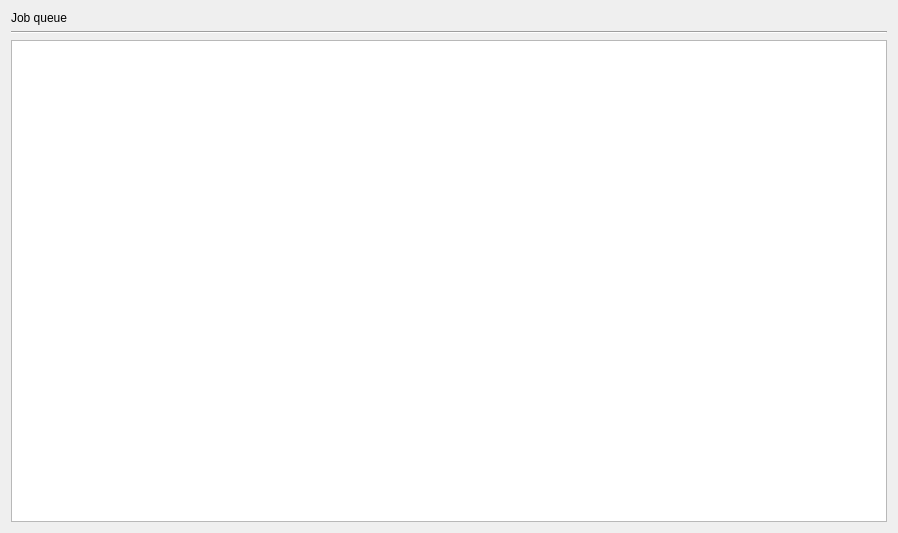
<?xml version="1.0" encoding="UTF-8"?>
<ui version="4.0">
 <class>JobWidget</class>
 <widget class="QWidget" name="JobWidget">
  <property name="geometry">
   <rect>
    <x>0</x>
    <y>0</y>
    <width>898</width>
    <height>533</height>
   </rect>
  </property>
  <property name="windowTitle">
   <string>JobWidget</string>
  </property>
  <layout class="QVBoxLayout" name="verticalLayout">
   <item>
    <widget class="QLabel" name="jobQueueLabel">
     <property name="text">
      <string>Job queue</string>
     </property>
    </widget>
   </item>
   <item>
    <widget class="Line" name="line">
     <property name="orientation">
      <enum>Qt::Horizontal</enum>
     </property>
    </widget>
   </item>
   <item>
    <widget class="QTreeView" name="jobs">
     <property name="contextMenuPolicy">
      <enum>Qt::CustomContextMenu</enum>
     </property>
     <property name="editTriggers">
      <set>QAbstractItemView::NoEditTriggers</set>
     </property>
     <property name="selectionMode">
      <enum>QAbstractItemView::ExtendedSelection</enum>
     </property>
     <property name="selectionBehavior">
      <enum>QAbstractItemView::SelectRows</enum>
     </property>
    </widget>
   </item>
  </layout>
 </widget>
 <layoutdefault spacing="6" margin="11"/>
 <resources/>
 <connections>
  <connection>
   <sender>jobs</sender>
   <signal>customContextMenuRequested(QPoint)</signal>
   <receiver>JobWidget</receiver>
   <slot>onContextMenu(QPoint)</slot>
   <hints>
    <hint type="sourcelabel">
     <x>116</x>
     <y>65</y>
    </hint>
    <hint type="destinationlabel">
     <x>6</x>
     <y>78</y>
    </hint>
   </hints>
  </connection>
 </connections>
 <slots>
  <slot>onContextMenu(QPoint)</slot>
 </slots>
</ui>
